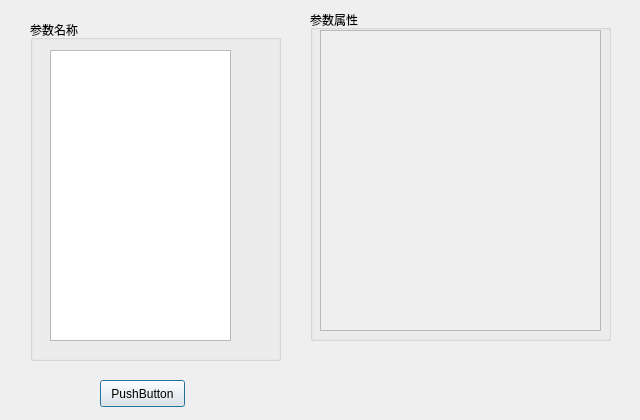
<?xml version="1.0" encoding="UTF-8"?>
<ui version="4.0">
 <class>dlgSetParams</class>
 <widget class="QDialog" name="dlgSetParams">
  <property name="geometry">
   <rect>
    <x>0</x>
    <y>0</y>
    <width>640</width>
    <height>420</height>
   </rect>
  </property>
  <property name="windowTitle">
   <string>Dialog</string>
  </property>
  <widget class="QGroupBox" name="paramsNameGroupBox">
   <property name="geometry">
    <rect>
     <x>30</x>
     <y>20</y>
     <width>251</width>
     <height>341</height>
    </rect>
   </property>
   <property name="title">
    <string>参数名称</string>
   </property>
   <widget class="QListView" name="paramsNamelistView">
    <property name="geometry">
     <rect>
      <x>20</x>
      <y>30</y>
      <width>181</width>
      <height>291</height>
     </rect>
    </property>
   </widget>
  </widget>
  <widget class="QGroupBox" name="paramsPropertyGroupBox">
   <property name="geometry">
    <rect>
     <x>310</x>
     <y>10</y>
     <width>301</width>
     <height>331</height>
    </rect>
   </property>
   <property name="title">
    <string>参数属性</string>
   </property>
   <widget class="QScrollArea" name="scrollArea">
    <property name="geometry">
     <rect>
      <x>10</x>
      <y>20</y>
      <width>281</width>
      <height>301</height>
     </rect>
    </property>
    <property name="widgetResizable">
     <bool>true</bool>
    </property>
    <widget class="QWidget" name="scrollAreaWidget">
     <property name="geometry">
      <rect>
       <x>0</x>
       <y>0</y>
       <width>277</width>
       <height>297</height>
      </rect>
     </property>
    </widget>
   </widget>
  </widget>
  <widget class="QPushButton" name="pushButton">
   <property name="geometry">
    <rect>
     <x>100</x>
     <y>380</y>
     <width>85</width>
     <height>27</height>
    </rect>
   </property>
   <property name="text">
    <string>PushButton</string>
   </property>
  </widget>
 </widget>
 <resources/>
 <connections/>
</ui>
